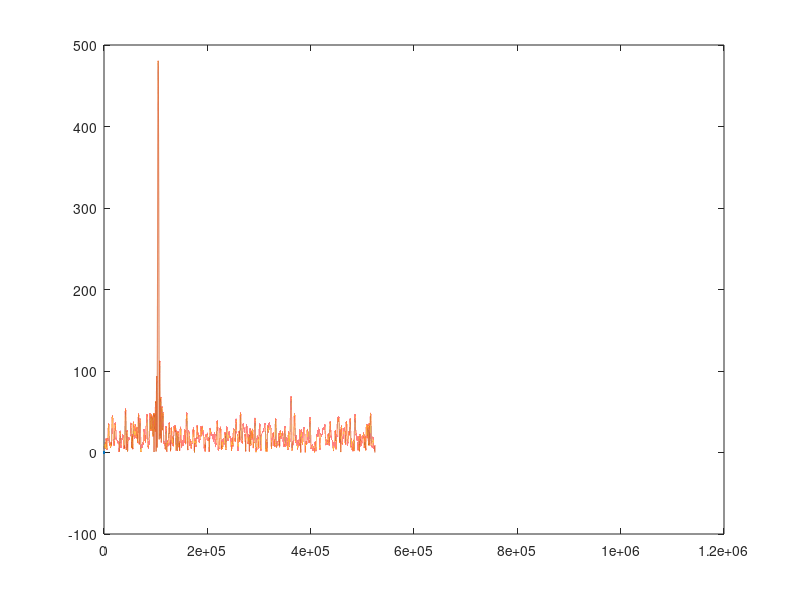

This chart was generated by the following MATLAB code:
clear all;
close all;

%% Define parameters

F_s = 10^6;
T = 1/F_s;

f_0 = 10^5;
omega_0 = 2*pi*f_0;
phi = pi/8;
A = 1;

SNR_decibel = 1;
SNR = db2mag(SNR_decibel);
sigma_square = A^2/2*SNR;
sigma = sqrt(A^2./(2*SNR));

N = 513;
P = N*(N-1)/2;
Q = N*(N-1)*(2*N-1)/6;
n_0 = -P/N;
t = 0:T:T*(N-1);
k = [10,12,14,16,18,20];

%% Define signal

x = A* exp(1i*(omega_0*t + phi)); %%+ sigma*randn(1,N) + 1i*sigma*randn(1,N);

plot(real(x)); hold on;
%plot(imag(x)); hold off;

w_r = normrnd(0,sigma,1,N);
w_i = 1i*normrnd(0,sigma,1,N);

x = A* exp(1i*(omega_0*t + phi)) + w_r + w_i;

%% Find CRLB
CRLB_freq = 12*sigma_square / A^2*T^2*N*(N^2-1);
CRLB_phase = 12*sigma_square*(n_0^2*N+2*n_0*P+Q) / (A^2*N^2*(N^2-1));

%% Fourier transform of x

M = 2^k(6);
x = [x zeros(1,M-size(x,2))];

Y = fft(x,M);
Y = Y .* [ones(1,0.5*M), zeros(1,0.5*M)];
[val, m_star] = max(Y);

%% Find estimates

omega_hat = (2*pi*m_star) / (M*T);
phi_hat = angle(exp(-1i*omega_hat*n_0*T) * val);


%% Estimation errors

e_omega = omega_0 - omega_hat;
e_phi = phi - phi_hat;

%% Plot

plot(abs(Y));
